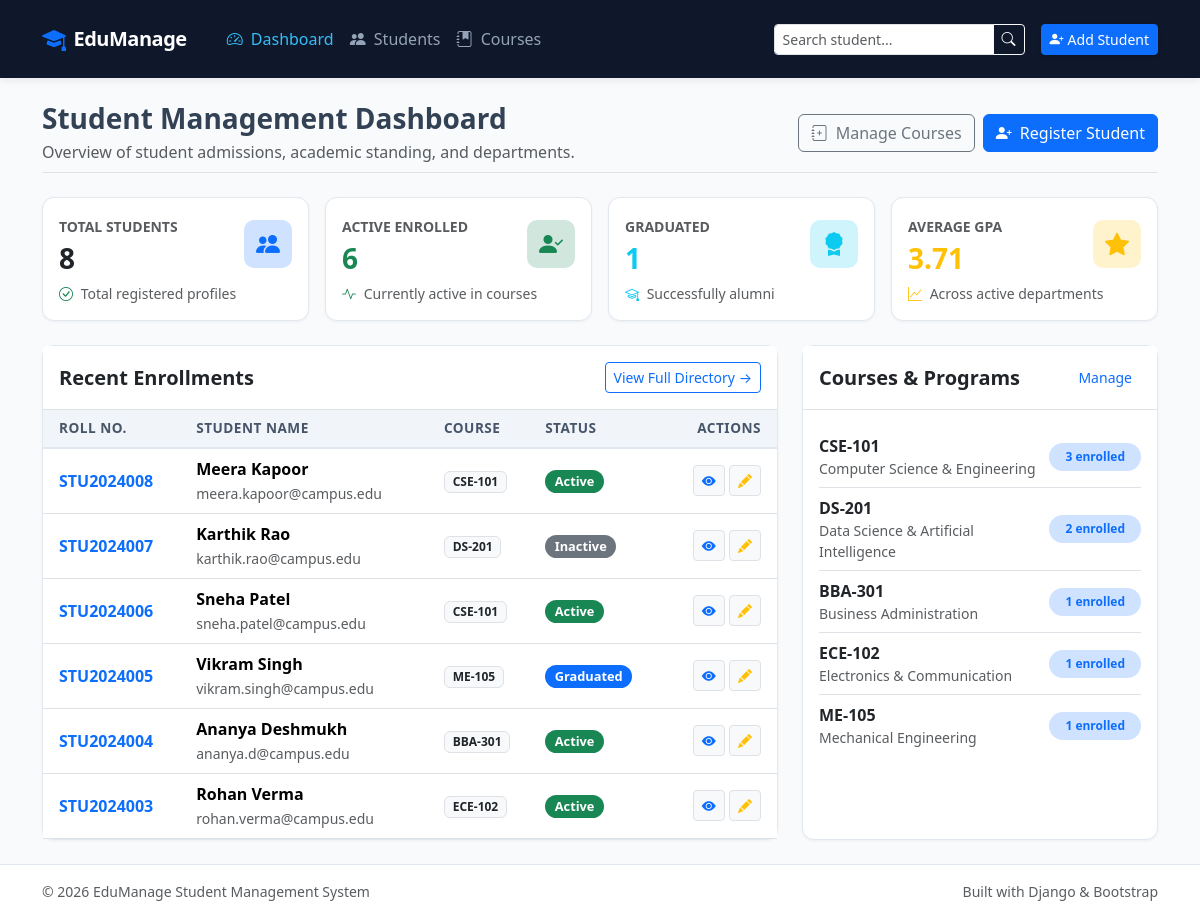
The page / on the database its author committed.
### students/models.py (models this page shows, shortened)
class Student(models.Model):
    GENDER_CHOICES = [
        ('M', 'Male'),
        ('F', 'Female'),
        ('O', 'Other'),
    ]
    STATUS_CHOICES = [
        ('Active', 'Active'),
        ('Inactive', 'Inactive'),
        ('Graduated', 'Graduated'),
        ('Suspended', 'Suspended'),
    ]
    roll_number = models.CharField(
        max_length=20,
        unique=True,
        verbose_name="Roll Number / ID"
    )
    first_name = models.CharField(max_length=50)
    last_name = models.CharField(max_length=50)
    email = models.EmailField(unique=True)
    phone = models.CharField(max_length=20, blank=True)
    date_of_birth = models.DateField(verbose_name="Date of Birth")
    gender = models.CharField(max_length=1, choices=GENDER_CHOICES, default='M')
    course = models.ForeignKey(
        Course,
        on_delete=models.SET_NULL,
        null=True,
        blank=True,
        related_name='students'
    )
    enrollment_date = models.DateField(default=timezone.now)
    gpa = models.DecimalField(
        max_digits=4,
        decimal_places=2,
        default=0.00,
        verbose_name="GPA / Score"
    )
    status = models.CharField(max_length=15, choices=STATUS_CHOICES, default='Active')
    address = models.TextField(blank=True)
    created_at = models.DateTimeField(auto_now_add=True)
    updated_at = models.DateTimeField(auto_now=True)
    class Meta:
        ordering = ['-created_at']
    @property
    def full_name(self):
        return f"{self.first_name} {self.last_name}".strip()
    @property
    def status_badge_class(self):
        badge_map = {
            'Active': 'bg-success',
            'Inactive': 'bg-secondary',
            'Graduated': 'bg-primary',
            'Suspended': 'bg-danger',
        }
        return badge_map.get(self.status, 'bg-info')

class Course(models.Model):
    name = models.CharField(max_length=100)
    code = models.CharField(max_length=20, unique=True)
    duration_years = models.PositiveSmallIntegerField(default=4)
    description = models.TextField(blank=True)
    created_at = models.DateTimeField(auto_now_add=True)
    class Meta:
        ordering = ['name']

### students/views.py (the view)
# urls.py: path('', views.dashboard, name='dashboard'),
def dashboard(request):
    total_students = Student.objects.count()
    active_students = Student.objects.filter(status='Active').count()
    graduated_students = Student.objects.filter(status='Graduated').count()
    total_courses = Course.objects.count()
    avg_gpa_val = Student.objects.aggregate(avg=Avg('gpa'))['avg']
    avg_gpa = round(avg_gpa_val, 2) if avg_gpa_val else 0.0
    recent_students = Student.objects.select_related('course').order_by('-created_at')[:6]
    courses_with_counts = Course.objects.annotate(total=Count('students')).order_by('-total')[:5]
    context = {
        'total_students': total_students,
        'active_students': active_students,
        'graduated_students': graduated_students,
        'total_courses': total_courses,
        'avg_gpa': avg_gpa,
        'recent_students': recent_students,
        'courses_with_counts': courses_with_counts,
    }
    return render(request, 'students/dashboard.html', context)

### templates/students/dashboard.html (shortened to what this page needs)
{% extends 'base.html' %}
{% block content %}
<div class="d-flex justify-content-between align-items-center mb-4 pb-2 border-bottom">
    <div>
        <h2 class="h3 fw-bold mb-1">Student Management Dashboard</h2>
        <p class="text-muted mb-0">Overview of student admissions, academic standing, and departments.</p>
    </div>
    <div class="d-flex gap-2">
        <a href="{% url 'course_list' %}" class="btn btn-outline-secondary">
            <i class="bi bi-journal-plus me-1"></i> Manage Courses
        </a>
        <a href="{% url 'student_create' %}" class="btn btn-primary">
            <i class="bi bi-person-plus-fill me-1"></i> Register Student
        </a>
    </div>
</div>
<div class="row g-3 mb-4">
    <div class="col-md-3 col-sm-6">
        <div class="card card-custom p-3">
            <div class="d-flex align-items-center justify-content-between">
                <div>
                    <span class="text-muted small text-uppercase fw-semibold">Total Students</span>
                    <h3 class="fw-bold mt-1 mb-0">{{ total_students }}</h3>
                </div>
                <div class="stat-icon bg-primary-subtle text-primary">
                    <i class="bi bi-people-fill"></i>
                </div>
            </div>
            <div class="mt-2 small text-muted">
                <i class="bi bi-check-circle text-success me-1"></i> Total registered profiles
            </div>
        </div>
    </div>
    <div class="col-md-3 col-sm-6">
        <div class="card card-custom p-3">
            <div class="d-flex align-items-center justify-content-between">
                <div>
                    <span class="text-muted small text-uppercase fw-semibold">Active Enrolled</span>
                    <h3 class="fw-bold mt-1 mb-0 text-success">{{ active_students }}</h3>
                </div>
                <div class="stat-icon bg-success-subtle text-success">
                    <i class="bi bi-person-check-fill"></i>
                </div>
            </div>
            <div class="mt-2 small text-muted">
                <i class="bi bi-activity text-success me-1"></i> Currently active in courses
            </div>
        </div>
    </div>
    <div class="col-md-3 col-sm-6">
        <div class="card card-custom p-3">
            <div class="d-flex align-items-center justify-content-between">
                <div>
                    <span class="text-muted small text-uppercase fw-semibold">Graduated</span>
                    <h3 class="fw-bold mt-1 mb-0 text-info">{{ graduated_students }}</h3>
                </div>
                <div class="stat-icon bg-info-subtle text-info">
                    <i class="bi bi-award-fill"></i>
                </div>
            </div>
            <div class="mt-2 small text-muted">
                <i class="bi bi-mortarboard text-info me-1"></i> Successfully alumni
            </div>
        </div>
    </div>
    <div class="col-md-3 col-sm-6">
        <div class="card card-custom p-3">
            <div class="d-flex align-items-center justify-content-between">
                <div>
                    <span class="text-muted small text-uppercase fw-semibold">Average GPA</span>
                    <h3 class="fw-bold mt-1 mb-0 text-warning">{{ avg_gpa }}</h3>
                </div>
                <div class="stat-icon bg-warning-subtle text-warning">
                    <i class="bi bi-star-fill"></i>
                </div>
            </div>
            <div class="mt-2 small text-muted">
                <i class="bi bi-graph-up text-warning me-1"></i> Across active departments
            </div>
        </div>
    </div>
</div>
<div class="row g-4">
    <div class="col-lg-8">
        <div class="card card-custom h-100">
            <div class="card-header bg-white py-3 d-flex justify-content-between align-items-center border-bottom">
                <h5 class="card-title fw-bold mb-0">Recent Enrollments</h5>
                <a href="{% url 'student_list' %}" class="btn btn-sm btn-outline-primary">View Full Directory &rarr;</a>
            </div>
            <div class="card-body p-0">
                <div class="table-responsive">
                    <table class="table align-middle table-hover mb-0">
                        <thead>
                            <tr>
                                <th class="ps-3">Roll No.</th>
                                <th>Student Name</th>
                                <th>Course</th>
                                <th>Status</th>
                                <th class="text-end pe-3">Actions</th>
                            </tr>
                        </thead>
                        <tbody>
                            {% for student in recent_students %}
                            <tr>
                                <td class="ps-3 fw-bold text-primary">{{ student.roll_number }}</td>
                                <td>
                                    <div class="fw-semibold">{{ student.full_name }}</div>
                                    <small class="text-muted">{{ student.email }}</small>
                                </td>
                                <td>
                                    {% if student.course %}
                                        <span class="badge bg-light text-dark border">{{ student.course.code }}</span>
                                    {% else %}
                                        <span class="text-muted small">Unassigned</span>
                                    {% endif %}
                                </td>
                                <td>
                                    <span class="badge {{ student.status_badge_class }} badge-status">{{ student.status }}</span>
                                </td>
                                <td class="text-end pe-3">
                                    <a href="{% url 'student_detail' student.pk %}" class="btn btn-sm btn-light border text-primary" title="View Profile">
                                        <i class="bi bi-eye-fill"></i>
                                    </a>
                                    <a href="{% url 'student_update' student.pk %}" class="btn btn-sm btn-light border text-warning" title="Edit">
                                        <i class="bi bi-pencil-fill"></i>
                                    </a>
                                </td>
                            </tr>
                            {% endfor %}
                        </tbody>
                    </table>
                </div>
            </div>
        </div>
    </div>
    <div class="col-lg-4">
        <div class="card card-custom h-100">
            <div class="card-header bg-white py-3 d-flex justify-content-between align-items-center border-bottom">
                <h5 class="card-title fw-bold mb-0">Courses & Programs</h5>
                <a href="{% url 'course_list' %}" class="btn btn-sm btn-link text-decoration-none">Manage</a>
            </div>
            <div class="card-body">
                {% if courses_with_counts %}
                    <ul class="list-group list-group-flush">
                        {% for course in courses_with_counts %}
                        <li class="list-group-item d-flex justify-content-between align-items-center px-0 py-2">
                            <div>
                                <span class="fw-semibold">{{ course.code }}</span>
                                <div class="small text-muted">{{ course.name }}</div>
                            </div>
                            <span class="badge bg-primary-subtle text-primary rounded-pill px-3 py-2 fw-bold">
                                {{ course.total }} enrolled
                            </span>
                        </li>
                        {% endfor %}
                    </ul>
                {% endif %}
            </div>
        </div>
    </div>
</div>
{% endblock %}

### templates/base.html (shortened to what this page needs)
<!DOCTYPE html>
<html lang="en">
<head>
    <link href="https://cdn.jsdelivr.net/npm/bootstrap@5.3.3/dist/css/bootstrap.min.css" rel="stylesheet">
    <link rel="stylesheet" href="https://cdn.jsdelivr.net/npm/bootstrap-icons@1.11.3/font/bootstrap-icons.min.css">
</head>
<body>
    <nav class="navbar navbar-expand-lg navbar-custom sticky-top py-3">
        <div class="container">
            <a class="navbar-brand d-flex align-items-center gap-2" href="{% url 'dashboard' %}">
                <i class="bi bi-mortarboard-fill text-primary fs-4"></i>
                <span>EduManage</span>
            </a>
            <div class="collapse navbar-collapse" id="navbarMain">
                <ul class="navbar-nav me-auto mb-2 mb-lg-0 ms-lg-3">
                    <li class="nav-item">
                        <a class="nav-link {% if request.resolver_match.url_name == 'dashboard' %}active{% endif %}" href="{% url 'dashboard' %}">
                            <i class="bi bi-speedometer2 me-1"></i> Dashboard
                        </a>
                    </li>
                    <li class="nav-item">
                        <a class="nav-link {% if 'student' in request.resolver_match.url_name and request.resolver_match.url_name != 'student_create' %}active{% endif %}" href="{% url 'student_list' %}">
                            <i class="bi bi-people-fill me-1"></i> Students
                        </a>
                    </li>
                    <li class="nav-item">
                        <a class="nav-link {% if 'course' in request.resolver_match.url_name %}active{% endif %}" href="{% url 'course_list' %}">
                            <i class="bi bi-journal-bookmark-fill me-1"></i> Courses
                        </a>
                    </li>
                </ul>
                <div class="d-flex align-items-center gap-2">
                    <form action="{% url 'student_list' %}" method="get" class="d-flex me-2">
                        <div class="input-group input-group-sm">
                            <input type="text" name="q" class="form-control" placeholder="Search student..." value="{{ request.GET.q }}">
                            <button class="btn btn-outline-light" type="submit">
                                <i class="bi bi-search"></i>
                            </button>
                        </div>
                    </form>
                    <a href="{% url 'student_create' %}" class="btn btn-primary btn-sm d-flex align-items-center gap-1 shadow-sm">
                        <i class="bi bi-person-plus-fill"></i>
                        <span>Add Student</span>
                    </a>
                </div>
            </div>
        </div>
    </nav>
    <main class="container py-4">
        {% block content %}
        {% endblock %}
    </main>
    <footer class="py-3 text-center text-muted small">
        <div class="container d-flex justify-content-between align-items-center">
            <span>&copy; {% now "Y" %} EduManage Student Management System</span>
            <span>Built with Django & Bootstrap</span>
        </div>
    </footer>
</body>
</html>

### templates/base.html (style rules this page uses)
:root { --brand-primary: #3b82f6; --brand-dark: #1e293b; --brand-surface: #f8fafc; --brand-card: #ffffff; }
body { background-color: var(--brand-surface); font-family: system-ui, -apple-system, "Segoe UI", Roboto, "Helvetica Neue", sans-serif; color: #334155; min-height: 100vh; display: flex; flex-direction: column; }
.navbar-custom { background-color: #0f172a; box-shadow: 0 2px 8px rgba(0, 0, 0, 0.08); }
.navbar-custom .navbar-brand { font-weight: 700; letter-spacing: -0.5px; color: #ffffff; }
.navbar-custom .nav-link { color: #94a3b8; font-weight: 500; transition: color 0.15s ease-in-out; }
.navbar-custom .nav-link:hover, .navbar-custom .nav-link.active { color: #38bdf8; }
.card-custom { border: 1px solid #e2e8f0; border-radius: 12px; box-shadow: 0 1px 3px rgba(0, 0, 0, 0.05); background: #ffffff; transition: transform 0.15s ease, box-shadow 0.15s ease; }
.stat-icon { width: 48px; height: 48px; border-radius: 10px; display: inline-flex; align-items: center; justify-content: center; font-size: 1.5rem; }
.table thead th { background-color: #f1f5f9; color: #475569; font-weight: 600; font-size: 0.85rem; text-transform: uppercase; letter-spacing: 0.5px; border-bottom: 2px solid #e2e8f0; }
.badge-status { padding: 0.4em 0.75em; font-size: 0.8rem; font-weight: 600; border-radius: 20px; }
footer { margin-top: auto; border-top: 1px solid #e2e8f0; background: #ffffff; }

### rows shown on the page
Student: roll_number "STU2024008", full_name "Meera Kapoor", email "meera.kapoor@campus.edu", course.code "CSE-101", status "Active"
Student: roll_number "STU2024007", full_name "Karthik Rao", email "karthik.rao@campus.edu", course.code "DS-201", status "Inactive"
Student: roll_number "STU2024006", full_name "Sneha Patel", email "sneha.patel@campus.edu", course.code "CSE-101", status "Active"
Student: roll_number "STU2024005", full_name "Vikram Singh", email "vikram.singh@campus.edu", course.code "ME-105", status "Graduated"
Student: roll_number "STU2024004", full_name "Ananya Deshmukh", email "ananya.d@campus.edu", course.code "BBA-301", status "Active"
Student: roll_number "STU2024003", full_name "Rohan Verma", email "rohan.verma@campus.edu", course.code "ECE-102", status "Active"
Course: code "CSE-101", name "Computer Science & Engineering", total "3"
Course: code "DS-201", name "Data Science & Artificial Intelligence", total "2"
Course: code "BBA-301", name "Business Administration", total "1"
Course: code "ECE-102", name "Electronics & Communication", total "1"
Course: code "ME-105", name "Mechanical Engineering", total "1"

### other values the page prints
{{ total_students }} "8"
{{ active_students }} "6"
{{ graduated_students }} "1"
{{ avg_gpa }} "3.71"
